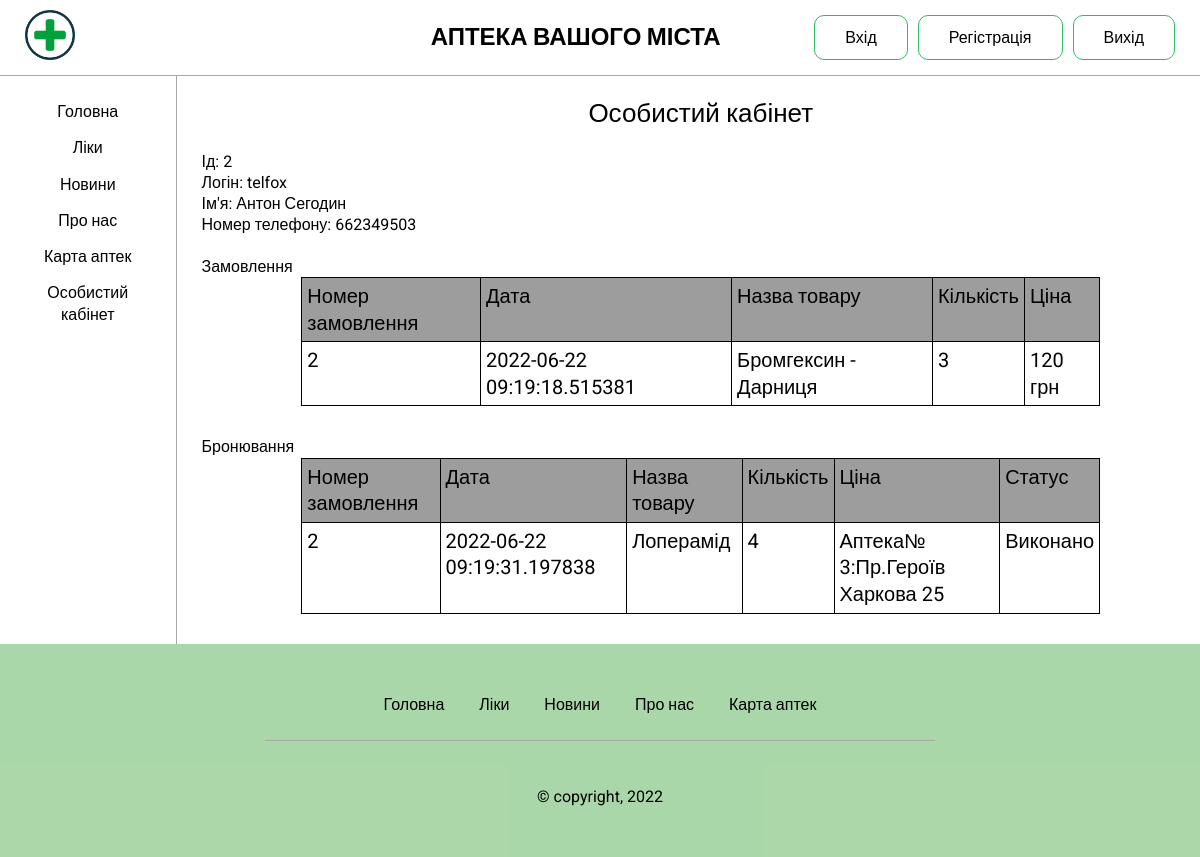
Screenshot of /cabinet (signed in) with the database file from the repository.
### sweter/models.py (models this page shows)
class User(db.Model, UserMixin):
    __tablename__ = "user"
    id_of_user = db.Column(db.Integer(), primary_key=True)
    full_name = db.Column(db.String(256), nullable=False, unique=True)
    email = db.Column(db.String(128), nullable=False, unique=True)
    telephone_number = db.Column(db.Integer())
    role = db.Column(db.String(8), nullable=False)
    login = db.Column(db.String(128), nullable=False, unique=True)
    password = db.Column(db.String(128), nullable=False, unique=True)
    address = db.Column(db.String(128))
    fk_sales = db.relationship("Sales")
    fk_booking = db.relationship("Booking")
    def get_id(self):
        return (self.id_of_user)

class SalesProduct(db.Model):
    __tablename__ = "sales_product"
    id_of_prod_sales = db.Column(db.Integer(), primary_key=True)
    id_of_sales = db.Column(db.Integer, db.ForeignKey('sales.id_of_sales'))
    id_of_med = db.Column(db.Integer, db.ForeignKey('medicines.id_of_med'))
    amount = db.Column(db.Integer, nullable=False)
    price = db.Column(db.Integer, nullable=False)

class Sales(db.Model):
    __tablename__ = "sales"
    id_of_sales = db.Column(db.Integer(), primary_key=True)
    id_of_user = db.Column(db.Integer(), db.ForeignKey('user.id_of_user'))
    date = db.Column(db.DateTime(), nullable=False)
    fk_sales_product = db.relationship("SalesProduct")

class Medicines(db.Model):
    __tablename__ = "medicines"
    id_of_med = db.Column(db.Integer(), primary_key=True)
    med_name = db.Column(db.String(128), nullable=False)
    med_count = db.Column(db.Integer(), nullable=False)
    form_of_production = db.Column(db.String(60), nullable=False)
    id_of_manufacturer = db.Column(db.Integer(), db.ForeignKey('manufacturer.id_of_man'), nullable=False)
    cost = db.Column(db.Integer(), nullable=False)
    category = db.Column(db.Integer(), db.ForeignKey('category.id_of_cat'), nullable=False)
    active_substance = db.Column(db.String(128), nullable=False)
    volume_of_active_substance = db.Column(db.Float, nullable=False)
    volume = db.Column(db.Float, nullable=False)
    name_of_picture = db.Column(db.String(64) ,nullable=False)
    fk_sales_product = db.relationship("SalesProduct")
    fk_booking_product = db.relationship("BookingProduct")

class BookingProduct(db.Model):
    __tablename__ = "booking_product"
    id_of_prod_booking = db.Column(db.Integer(), primary_key=True)
    id_of_booking = db.Column(db.Integer, db.ForeignKey('booking.id_of_booking'))
    id_of_med = db.Column(db.Integer, db.ForeignKey('medicines.id_of_med'))
    amount = db.Column(db.Integer, nullable=False)

class Booking(db.Model):
    __tablename__ = "booking"
    id_of_booking = db.Column(db.Integer(), primary_key=True)
    id_of_user = db.Column(db.Integer(), db.ForeignKey('user.id_of_user'))
    id_of_phar = db.Column(db.Integer(), db.ForeignKey('pharmacy.id_of_phar'))
    date = db.Column(db.DateTime(), nullable=False)
    status = db.Column(db.String(32), nullable=False)
    fk_booking_product = db.relationship("BookingProduct")

class Pharmacy(db.Model):
    __tablename__ = "pharmacy"
    id_of_phar = db.Column(db.Integer, primary_key=True)
    adress_of_phar = db.Column(db.String(128), nullable=False)
    number_of_phar = db.Column(db.Integer, unique=True)
    fk_booking = db.relationship("Booking")

### sweter/routes.py (the view)
@app.route('/cabinet')
@login_required
def cabinet():
    user_id = current_user.get_id()
    user = User.query.filter_by(id_of_user=user_id).first()
    orders_buy = (db.session.query(SalesProduct, Sales, Medicines)
        .join(Sales).filter_by(id_of_sales=Sales.id_of_sales)
        .filter_by(id_of_user=user_id).join(Medicines).filter(
        SalesProduct.id_of_med == Medicines.id_of_med)).all()
    orders_booking = (db.session.query(BookingProduct, Booking, Medicines, Pharmacy)
                      .join(Booking, BookingProduct.id_of_booking == Booking.id_of_booking)
                      .join(Medicines, BookingProduct.id_of_med == Medicines.id_of_med)
                      .join(Pharmacy, Booking.id_of_phar == Pharmacy.id_of_phar)
                      .filter(Booking.id_of_user == user_id)).all()
    return render_template("cabinet.html", user=user, orders_buy=orders_buy, orders_booking=orders_booking)

### sweter/models.py (called while the page is built)
@manager.user_loader
def load_user(user_id):
    return User.query.get(user_id)

### sweter/templates/cabinet.html (shortened to what this page needs)
<!DOCTYPE html>
<html lang="ua">
<head>
    <link rel="stylesheet" href="{{ url_for('static',filename='css/reset.css') }}">
    <link rel="stylesheet" href="{{ url_for('static',filename='css/style.css') }}">
</head>
<body>
    <div class="content-wrapper">
        <div class="header__wrapper">
            <div class="container">
                <header class="header">
                    <a href="/" class="header__logo">
                        <img src="{{ url_for('static',filename='images/logo.png') }}" alt="логотип" class="header__logo-img logo-img">
                    </a>
                    <h1 class="header__title">
                        аптека вашого міста
                    </h1>
                    <div class="header__connection">
                        <a href="/login" class="header__connection-signin header__connection-link">Вхід</a>
                        <a href="/registration" class="header__connection-register header__connection-link">Регістрація</a>
                         <a href="/logout" class="header__connection-signin header__connection-link">Вихід</a>
                    </div>
                </header>
            </div>
        </div>
    <main class="main">
      <aside class="aside">
                <nav class="aside__nav">
                    <ul class="aside__list">
                        <li class="aside__item">
                            <a href="/" class="aside__link">Головна</a>
                        </li>
                        <li class="aside__item">
                            <a href="/med" class="aside__link">Ліки</a>
                        </li>
                        <li class="aside__item">
                            <a href="/news" class="aside__link">Новини</a>
                        </li>
                        <li class="aside__item">
                            <a href="/repair" class="aside__link">Про нас</a>
                        </li>
                        <li class="aside__item">
                            <a href="/repair" class="aside__link">Карта аптек</a>
                        </li>
                        <li class="aside__item">
                            <a href="/cabinet" class="aside__link">Особистий кабінет</a>
                        </li>
                    </ul>
                </nav>
            </aside>
      <section class="main__section section acc__wrapper">
        <div class="acc">
          <h2 class="acc__title">
            Особистий кабінет
          </h2>
          <ul class="acc__list">
            <li>
              <p class="acc__label">Ід: {{user.id_of_user}}</p>
            </li>
            <li>
              <p class="acc__label">Логін: {{user.login}}</p>
            </li>
            <li>
              <p class="acc__label">Ім'я: {{user.full_name}}</p>
            </li>
            <li>
              <p class="acc__label">Номер телефону: {{user.telephone_number}}</p>
            </li>
          </ul>
            <div class="acc__block">
            <h3 class="acc__title-table">
            Замовлення
          </h3>
          <table class="acc__table table">
            <tr>
              <td class="table__title">Номер замовлення</td>
              <td class="table__title">Дата</td>
              <td class="table__title">Назва товару</td>
              <td class="table__title">Кількість</td>
              <td class="table__title">Ціна</td>
            </tr>
            {% for order in orders_buy %}
              <tr>
                <td>{{order[0].id_of_prod_sales}}</td>
                <td>{{order[1].date}}</td>
                <td>{{order[2].med_name}}</td>
                <td>{{order[0].amount}}</td>
                <td>{{order[0].price}} грн</td>
              </tr>
              {% endfor %}
          </table>
            </div>
            <div class="acc__block">
            <h3 class="acc__title-table">
            Бронювання
          </h3>
          <table class="acc__table table">
            <tr>
              <td class="table__title">Номер замовлення</td>
              <td class="table__title">Дата</td>
              <td class="table__title">Назва товару</td>
              <td class="table__title">Кількість</td>
              <td class="table__title">Ціна</td>
              <td class="table__title">Статус</td>
            </tr>
            {% for order in orders_booking %}
              <tr>
                <td>{{order[0].id_of_prod_booking}}</td>
                <td>{{order[1].date}}</td>
                <td>{{order[2].med_name}}</td>
                <td>{{order[0].amount}}</td>
                <td>Аптека№ {{order[3].number_of_phar}}:{{order[3].adress_of_phar}}</td>
                <td>{{order[1].status}}</td>
              </tr>
              {% endfor %}
          </table>
            </div>
          </div>
      </section>
    </main>
    <footer class="footer">
      <div class="container">
        <div class="footer__inner">
          <div class="footer__connection">
            <ul class="footer__list">
              <li class="footer__item">
                <a href="/" class="footer__link">Головна</a>
              </li>
              <li class="footer__item">
                <a href="/med" class="footer__link">Ліки</a>
              </li>
              <li class="footer__item">
                <a href="/news" class="footer__link">Новини</a>
              </li>
              <li class="footer__item">
                <a href="/repair" class="footer__link">Про нас</a>
              </li>
              <li class="footer__item">
                <a href="/repair" class="footer__link">Карта аптек</a>
              </li>
            </ul>
          </div>
          <p class="footer__copyright">© copyright, 2022</p>
        </div>
      </div>
    </footer>
</body>
</html>

### sweter/templates/static/css/style.css (style rules this page uses)
*, *::after, *::before { box-sizing: border-box; }
a { color: inherit; text-decoration: none; }
ul { list-style: none; }
body { font-family: 'Roboto', sans-serif; font-weight: 400; font-size: 16px; line-height: 1.33; }
.content-wrapper { display: flex; min-height: 100vh; flex-direction: column; }
.logo-img { height: 50px; }
.container { max-width: 1400px; padding: 0 15px; margin: 0 auto; }
.header__wrapper { position: fixed; left: 0; right: 0; background-color: #fff; border-bottom: 1px solid rgb(167, 167, 167); }
.header { display: flex; align-items: center; justify-content: space-between; padding: 10px; }
.header__logo { max-width: 237px; flex-grow: 1; }
.header__title { font-family: 'Roboto Condensed', sans-serif; margin-left: 75px; font-weight: 700; font-size: 24px; text-transform: uppercase; }
.header__connection { display: flex; gap: 10px; }
.header__connection-link, .login__link { font-family: 'Roboto Condensed', sans-serif; font-weight: 400; display: block; padding: 11px 30px; border-radius: 10px; border: 1px solid rgb(44, 190, 100); background-color: transparent; transition: background .5s; }
.aside { max-width: 250px; text-align: center; border-right: 1px solid rgb(167, 167, 167); padding: 25px; flex-grow: 1; }
.aside__nav { position: sticky; top: 100px; }
.aside__item { padding-bottom: 15px; height: 100%; }
.main { margin-top: 76px; display: flex; flex: 1; }
.main__section { flex-grow: 1; max-width: 1200px; margin-left: 25px; }
.footer { text-align: center; padding: 50px 0; background-color: rgba(87, 175, 84, 0.5); }
.footer__list { display: flex; justify-content: center; gap: 35px; padding-bottom: 25px; }
.footer__copyright { border-top: 1px solid rgb(167, 167, 167); padding-top: 45px; margin: 0 250px; }
.acc__title { font-size: 26px; line-height: 1.33; margin: 20px 0; text-align: center; }
.acc__title-table { margin: 20px 0 0; }
.acc__table { font-size: 20px; width: 80%; margin: 0 auto; }
.table__title { background-color: #9d9d9d; }
td { padding: 5px; border: 1px solid black; }
.acc__block { margin-bottom: 30px; }

### rows the page displays
User: id_of_user "2", login "telfox", full_name "Антон Сегодин", telephone_number "662349503"
SalesProduct: id_of_prod_sales "2", date "2022-06-22 09:19:18.515381", med_name "Бромгексин - Дарниця", amount "3", price "120"
BookingProduct: id_of_prod_booking "2", date "2022-06-22 09:19:31.197838", med_name "Лоперамід", amount "4", number_of_phar "3", adress_of_phar "Пр.Героїв Харкова 25", status "Виконано"
